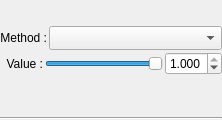
<?xml version="1.0" encoding="UTF-8"?>
<ui version="4.0">
 <class>DesaturateFilterNode</class>
 <widget class="QWidget" name="DesaturateFilterNode">
  <property name="geometry">
   <rect>
    <x>0</x>
    <y>0</y>
    <width>222</width>
    <height>120</height>
   </rect>
  </property>
  <property name="sizePolicy">
   <sizepolicy hsizetype="Preferred" vsizetype="Fixed">
    <horstretch>0</horstretch>
    <verstretch>0</verstretch>
   </sizepolicy>
  </property>
  <property name="windowTitle">
   <string>Form</string>
  </property>
  <layout class="QVBoxLayout" name="verticalLayout">
   <property name="spacing">
    <number>2</number>
   </property>
   <property name="leftMargin">
    <number>0</number>
   </property>
   <property name="topMargin">
    <number>0</number>
   </property>
   <property name="rightMargin">
    <number>0</number>
   </property>
   <property name="bottomMargin">
    <number>0</number>
   </property>
   <item>
    <widget class="QWidget" name="NodeUiBase" native="true">
     <property name="sizePolicy">
      <sizepolicy hsizetype="Preferred" vsizetype="Fixed">
       <horstretch>0</horstretch>
       <verstretch>0</verstretch>
      </sizepolicy>
     </property>
     <property name="minimumSize">
      <size>
       <width>0</width>
       <height>24</height>
      </size>
     </property>
     <property name="maximumSize">
      <size>
       <width>16777215</width>
       <height>24</height>
      </size>
     </property>
     <layout class="QVBoxLayout" name="verticalLayout_5">
      <property name="spacing">
       <number>0</number>
      </property>
      <property name="leftMargin">
       <number>0</number>
      </property>
      <property name="topMargin">
       <number>0</number>
      </property>
      <property name="rightMargin">
       <number>0</number>
      </property>
      <property name="bottomMargin">
       <number>0</number>
      </property>
      <item>
       <layout class="QVBoxLayout" name="NodeCommonWidgetLayout">
        <property name="sizeConstraint">
         <enum>QLayout::SetMaximumSize</enum>
        </property>
       </layout>
      </item>
     </layout>
    </widget>
   </item>
   <item>
    <widget class="QWidget" name="widget" native="true">
     <layout class="QVBoxLayout" name="verticalLayout_2">
      <property name="spacing">
       <number>2</number>
      </property>
      <property name="leftMargin">
       <number>0</number>
      </property>
      <property name="topMargin">
       <number>0</number>
      </property>
      <property name="rightMargin">
       <number>0</number>
      </property>
      <property name="bottomMargin">
       <number>20</number>
      </property>
      <item>
       <layout class="QHBoxLayout" name="horizontalLayout" stretch="0,1">
        <item>
         <widget class="QLabel" name="label">
          <property name="minimumSize">
           <size>
            <width>0</width>
            <height>24</height>
           </size>
          </property>
          <property name="maximumSize">
           <size>
            <width>16777215</width>
            <height>24</height>
           </size>
          </property>
          <property name="text">
           <string>Method :</string>
          </property>
          <property name="alignment">
           <set>Qt::AlignRight|Qt::AlignTrailing|Qt::AlignVCenter</set>
          </property>
         </widget>
        </item>
        <item>
         <widget class="QComboBox" name="cb_desaturationMethod">
          <property name="minimumSize">
           <size>
            <width>0</width>
            <height>24</height>
           </size>
          </property>
          <property name="maximumSize">
           <size>
            <width>16777215</width>
            <height>24</height>
           </size>
          </property>
         </widget>
        </item>
       </layout>
      </item>
      <item>
       <layout class="QHBoxLayout" name="horizontalLayout_2">
        <item>
         <widget class="QLabel" name="label_2">
          <property name="minimumSize">
           <size>
            <width>43</width>
            <height>24</height>
           </size>
          </property>
          <property name="maximumSize">
           <size>
            <width>16777215</width>
            <height>24</height>
           </size>
          </property>
          <property name="text">
           <string>Value :</string>
          </property>
          <property name="alignment">
           <set>Qt::AlignRight|Qt::AlignTrailing|Qt::AlignVCenter</set>
          </property>
         </widget>
        </item>
        <item>
         <widget class="QSlider" name="sl_desaturationValue">
          <property name="maximum">
           <number>100</number>
          </property>
          <property name="value">
           <number>100</number>
          </property>
          <property name="orientation">
           <enum>Qt::Horizontal</enum>
          </property>
         </widget>
        </item>
        <item>
         <widget class="QDoubleSpinBox" name="dsb_desaturationValue">
          <property name="decimals">
           <number>3</number>
          </property>
          <property name="maximum">
           <double>1.000000000000000</double>
          </property>
          <property name="value">
           <double>1.000000000000000</double>
          </property>
         </widget>
        </item>
       </layout>
      </item>
      <item>
       <spacer name="verticalSpacer">
        <property name="orientation">
         <enum>Qt::Vertical</enum>
        </property>
        <property name="sizeHint" stdset="0">
         <size>
          <width>20</width>
          <height>0</height>
         </size>
        </property>
       </spacer>
      </item>
     </layout>
    </widget>
   </item>
   <item>
    <widget class="Line" name="line">
     <property name="orientation">
      <enum>Qt::Horizontal</enum>
     </property>
    </widget>
   </item>
  </layout>
 </widget>
 <resources/>
 <connections/>
</ui>
